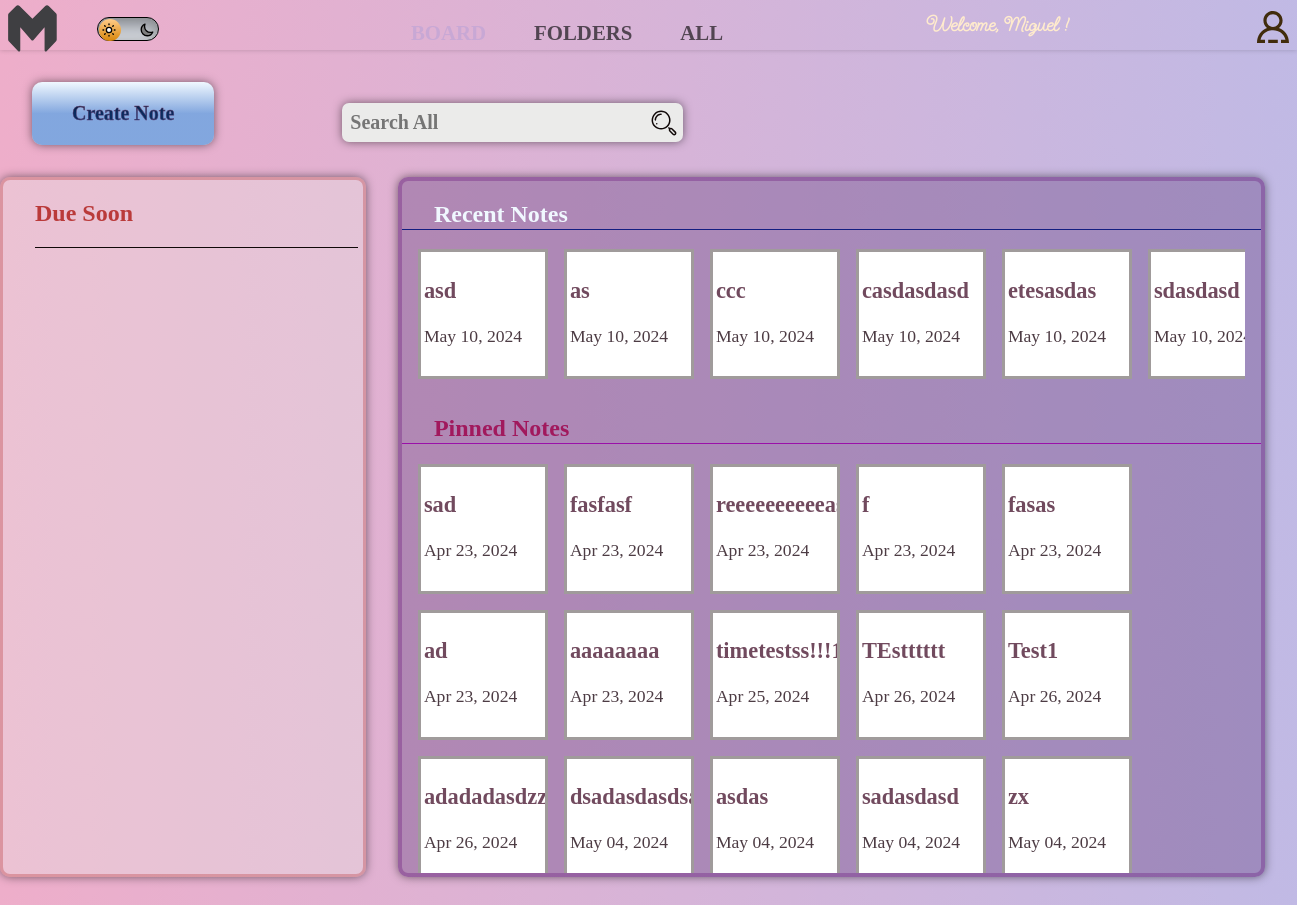
The page / (signed in) on the database as committed earlier.
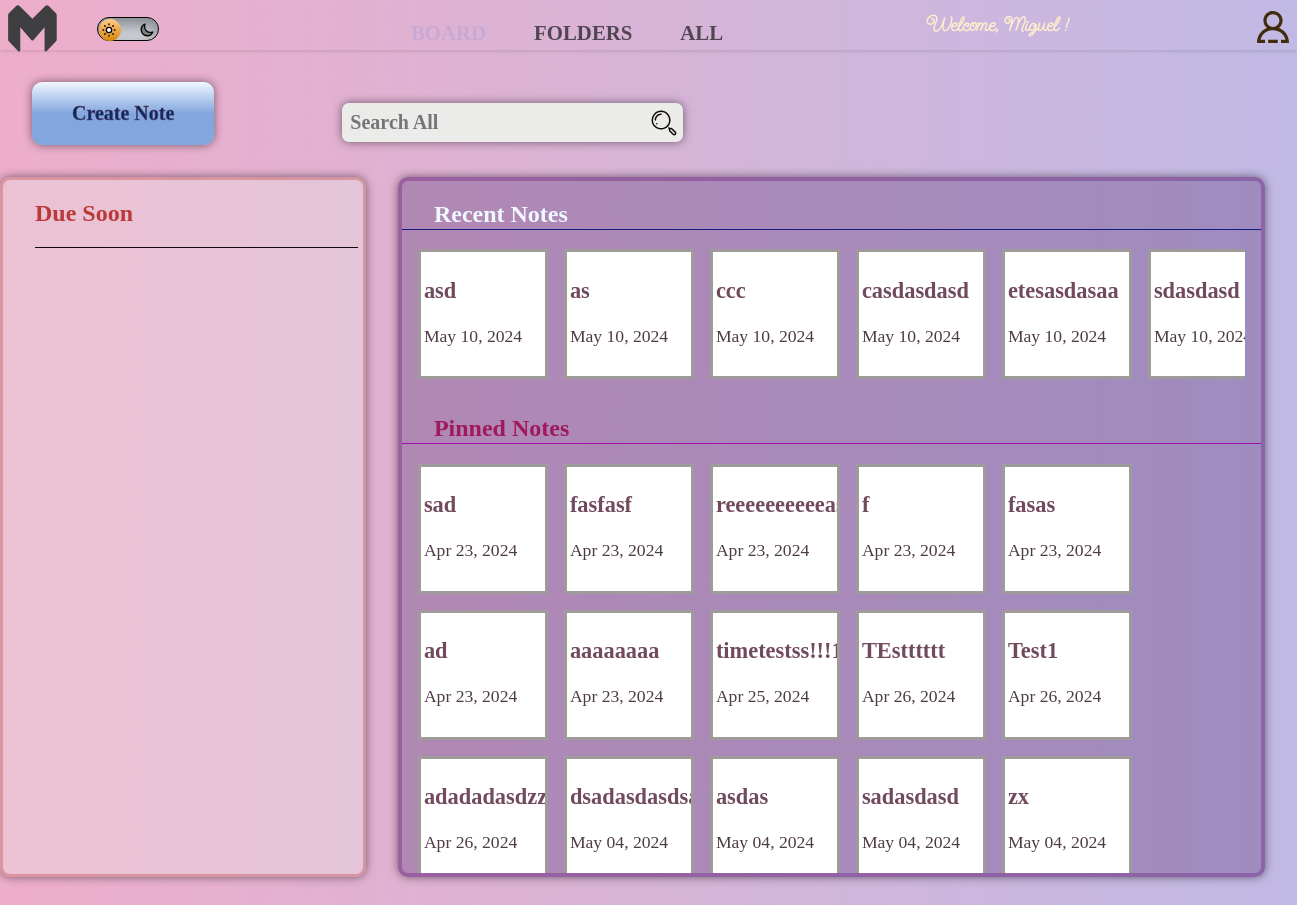
The same page on the database as committed later.
### firstapp/models.py (models this page shows, shortened)
class Note(models.Model):
    user = models.ForeignKey(User, related_name='notes', on_delete=models.CASCADE)
    title = models.CharField(max_length=200)
    text = models.TextField(null=True, blank=True)
    created = models.DateTimeField(auto_now_add=True)
    folder = models.ForeignKey(Folder, related_name='notes', on_delete=models.SET_NULL, null=True, blank=True)
    pinned = models.BooleanField(default=False)
    due_date = models.DateField(null=True, blank=True)
    due_time = models.TimeField(null=True, blank=True)

### firstapp/views.py (the view)
# urls.py: path('', views.home, name=''),
@login_required(login_url='accounts:login')
def home(request):
    folders = request.user.folders.all()
    current_date = timezone.now().date()
    future_date = current_date + timedelta(days=2)
    urgent_notes = request.user.notes.filter(due_date__range=[current_date, future_date]).order_by('due_date')
    pinned_notes = request.user.notes.filter(pinned=True)
    recent_notes = request.user.notes.order_by('-created')
    context = {'folders':folders,'urgent_notes':urgent_notes,'pinned_notes':pinned_notes,'recent_notes':recent_notes}
    if request.user.is_authenticated == False:
        return redirect('accounts:login')
    return render(request, 'firstapp/dashboard.html', context)

### firstapp/models.py (called while the page is built)
    def __str__(self):
        return self.name

### firstapp/templates/firstapp/dashboard.html (shortened to what this page needs)
{% extends './home.html' %}
{% block content %}
    <div class="dash-first-container">
        <div onclick='openNote()' class="create-note-button">
            <p class="create-note-text">
                Create Note
            </p>
        </div>
        <form class="search-dash" action="" method="post"  autocomplete="off" >
            <div class="search-box search-folder">
                <button type="submit" class='hidden-button''>
                </button>
                <input
                    class="search-input-dash"
                    type="text"
                    name="search"
                    id="search"
                    placeholder="Search All"
                >
            </div>
        </form>
    </div>
    <div class="dash-second-container">
        <div class="urgent-note-container">
            <div class="urgent-note-header">
                <h2>Due Soon</h2>
            </div>
        </div>
        <div class="recent-pinned-container">
            <div class="recent-notes-container">
                <div class="recent-notes-header">
                    <h2>Recent Notes</h2>
                </div>
                <div class="recent-notes">
                    {% for note in recent_notes %}
                    <div class="small-note" data-note-id="{{ note.id }}" onclick="viewNote(this)">
                        <p class="small-note-title">{{note.title}}</p>
                        <p class="small-note-date">{{ note.created|date:"M d, Y" }}</p>
                        </div>
                    {% endfor %}
                </div>
            </div>
            <div class="pinned-notes-container">
                <div class="pinned-notes-header">
                    <h2>Pinned Notes</h2>
                </div>
                <div class="pinned-notes">
                    {% for note in pinned_notes %}
                    <div class="small-note" data-note-id="{{ note.id }}" onclick="viewNote(this)">
                        <p class="small-note-title">{{note.title}}</p>
                        <p class="small-note-date">{{ note.created|date:"M d, Y" }}</p>
                    </div>
                    {% endfor %}
                </div>
            </div>
        </div>
    </div>
{% endblock %}

Rows that differ between the two databases and show on the page:
changed Note: title "etesasdas" → "etesasdasaa"
